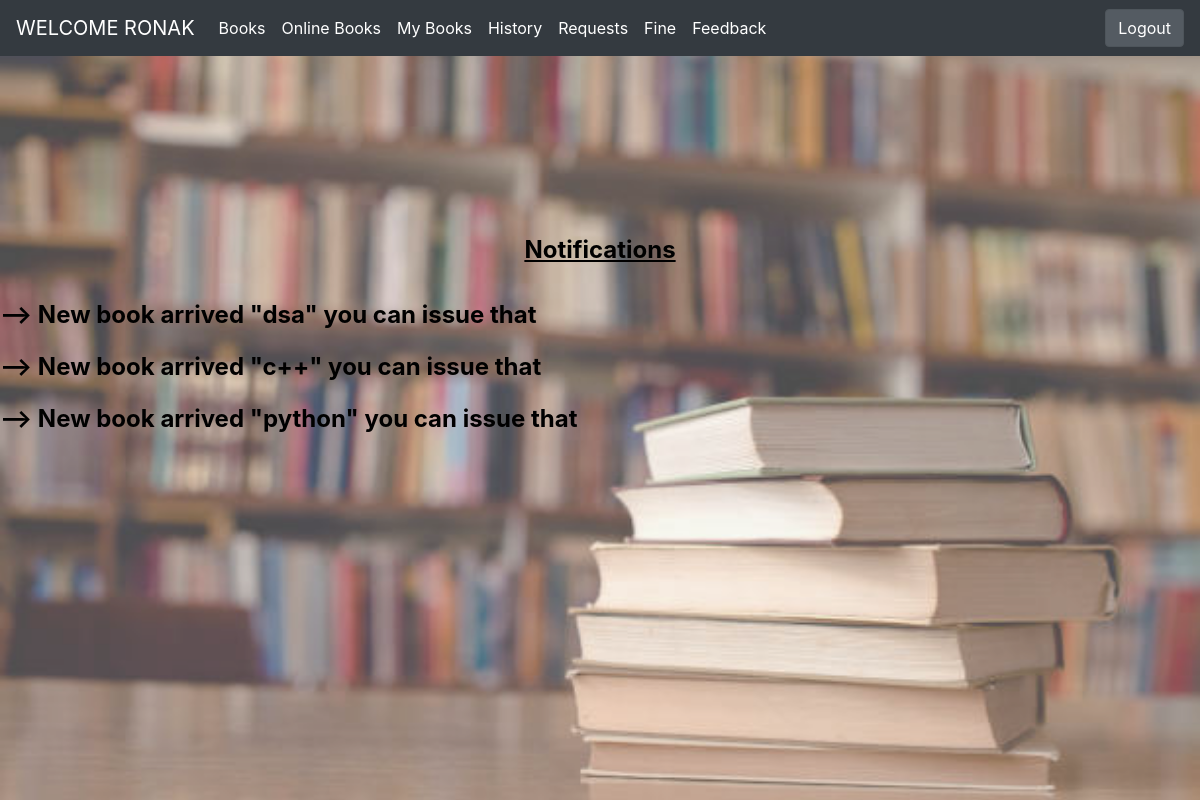
The app's page /home/ (signed in) with its own data.
### library_management_system/models.py (models this page shows, shortened)
class Book(models.Model):
    book_title = models.CharField(max_length=200)
    book_author = models.CharField(max_length=100)
    quantity = models.IntegerField(validators=[MinValueValidator(0)])
    class Meta:
        unique_together = ['book_title','book_author']

### library_management_system/views.py (the view)
# urls.py: path('home/',views.home_page,name='home'),
@login_required
def home_page(request):
    latest_books = Book.objects.all().order_by('-id')[0:3]
    books = BookTrasaction.objects.filter(user=request.user,return_date=None,is_issued=1)
    total_number = len(books)
    pending_books = BookTrasaction.objects.filter(user=request.user,return_date=None,is_issued=1)
    for i in pending_books:
        delta = i.to_be_return_date - timezone.now().date()
        i.days = delta.days
        i.save()
    near_due_date = BookTrasaction.objects.filter(user=request.user,return_date=None,is_issued=1,days__lte=1)
    return render(request,'home.html', {'book':latest_books,'books_quantity':total_number,'near_due_date':near_due_date})

### library_management_system/templates/home.html (shortened to what this page needs)
{% extends 'index.html' %}
{% block content %}
<br>
<br>
{% load static %}
{% if not request.user.is_superuser %}
<img src="{% static 'libraryimg.jpg' %}">
<br>
<br>
<br>
<br>
<br>
<br>
<br>
<h3><center><u>Notifications</u></center></h3>
<br>
{% for i in book %}
<p>    --> New book arrived "{{i.book_title}}" you can issue that </p>
{% endfor %}
{% else %}
<img src="{% static 'library4.jpg' %}">
<h3><center>NOTIFICATIONS</center></h3>
<p>    --> Kindly Check the <a href="{% url 'issue_req' %}"> Requests </a> for issue book</p>
<p>    --> Kindly Check the <a href="{% url 'admin_feedback' %}">Feedbacks</a></p>
{% endif %}
{% endblock %}

### library_management_system/templates/index.html (shortened to what this page needs)
<html>
    <head>
        <link rel="stylesheet" href="https://cdn.jsdelivr.net/npm/bootstrap@4.0.0/dist/css/bootstrap.min.css">
    </head>
<nav class="navbar navbar-expand-lg fixed-top navbar-light bg-light,navbar navbar-dark bg-dark" id="navi">
    <a class="navbar-brand" href="{% url 'home' %}">WELCOME {{request.user|upper}} </a>
    <div class="collapse navbar-collapse" id="navbarSupportedContent">
      <ul class="navbar-nav mr-auto">
        {% if not request.user.is_superuser %}
        <li class="nav-item active">
          <a class="nav-link" href="{% url 'issue' %}">Books <span class="sr-only">(current)</span></a>
        </li>
        {% endif %}
        <li class="nav-item active">
          <a class="nav-link" href="{% url 'view_pdf' %}">Online Books  <span class="sr-only">(current)</span></a>
        </li>
        {% if not request.user.is_superuser %}
        <li class="nav-item active">
            <a class="nav-link" href="{% url 'return' %}">My Books <span class="sr-only">(current)</span></a>
        </li>
        {% endif %}
        {% if not request.user.is_superuser %}
          <li class="nav-item active">
            <a class="nav-link" href="{% url 'history' %}">History  <span class="sr-only">(current)</span></a>
          </li>
          {% endif %}
          {% if not request.user.is_superuser %}
          <li class="nav-item active">
            <a class="nav-link" href="{% url 'pending_req' %}">Requests  <span class="sr-only">(current)</span></a>
          </li>
          {% endif %}
          {% if not request.user.is_superuser %}
          <li class="nav-item active">
            <a class="nav-link" href="{% url 'fine_user' %}">Fine <span class="sr-only">(current)</span></a>
          </li>
          {% endif %}
          {% if not request.user.is_superuser %}
          <li class="nav-item active">
            <a class="nav-link" href="{% url 'user_feedback' %}">Feedback  <span class="sr-only">(current)</span></a>
          </li>
          {% endif %}
      </ul>
      <a href="{% url 'logout' %}" class="btn btn-secondary active" role="button" aria-pressed="true">Logout </a>
    </div>
  </nav>
  {% block content %}
  {% endblock %}
</html>

### library_management_system/templates/home.html (style rules this page uses)
img { height: 100%; width: 100%; position: fixed; z-index: -1; opacity: 0.7; }
h3,p,u { color: rgb(0, 0, 0); font-weight: 700; font-size: x-large; }
center { margin-top: 20px; }

### records on screen
Book: book_title "dsa"
Book: book_title "c++"
Book: book_title "python"

### other values on screen
{{ request.user|upper }} "RONAK"
